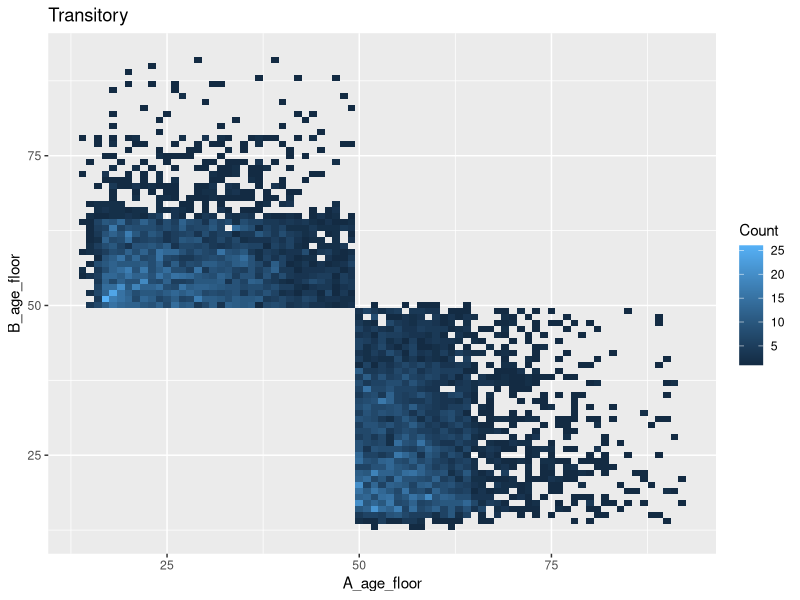
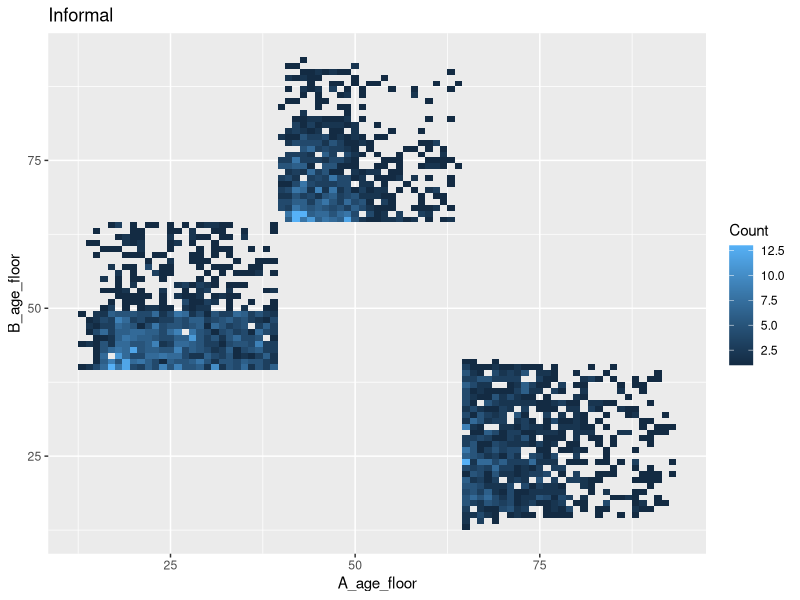
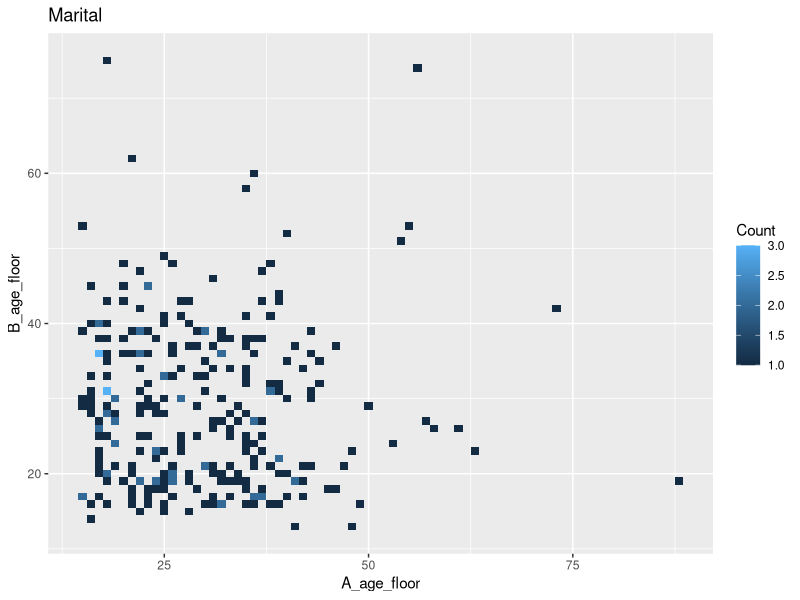

Generate these figures, in order, with R:
#rm( list=ls( all=TRUE ) )
graphics.off()

library(reshape)
library(ggplot2)

rel_names <- c('Transitory', 'Informal', 'Marital')
fig_dir = 'figs'

dat <- read.csv("output/RelationshipStart.csv", header=TRUE)
dat$Count = 1
dat$A_age_floor = floor(dat$A_age)
dat$B_age_floor = floor(dat$B_age)
dat$Rel_type = dat$Rel_type..0...transitory.1...informal.2...marital.

dat.m = melt(dat, id=c('Rel_type','A_age_floor', 'B_age_floor'), measure='Count')

dir.create(fig_dir)

for(rel_type in 0:2)
{
    rel_name = rel_names[rel_type+1]
    dat.c = cast(dat.m, A_age_floor + B_age_floor ~ variable, sum, subset=(Rel_type == rel_type))

    ### Plot ###
    p <- ggplot(dat.c, aes(x=A_age_floor, y=B_age_floor, fill=Count)) + geom_tile() +
        ggtitle( rel_name )

    #dev.new()
    pdf( file.path(fig_dir,paste('RelationshipsFormed_',rel_name, '.pdf',sep="")))
    print( p )
    dev.off()
}
